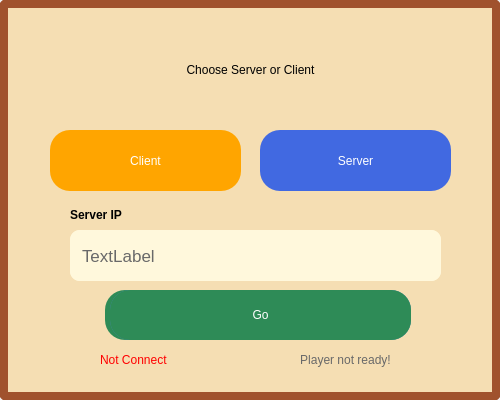
<?xml version="1.0" encoding="UTF-8"?>
<ui version="4.0">
 <class>role</class>
 <widget class="QMainWindow" name="role">
  <property name="geometry">
   <rect>
    <x>0</x>
    <y>0</y>
    <width>500</width>
    <height>400</height>
   </rect>
  </property>
  <property name="minimumSize">
   <size>
    <width>500</width>
    <height>400</height>
   </size>
  </property>
  <property name="maximumSize">
   <size>
    <width>500</width>
    <height>400</height>
   </size>
  </property>
  <property name="windowTitle">
   <string>MainWindow</string>
  </property>
  <widget class="QWidget" name="centralwidget">
   <widget class="QLabel" name="label">
    <property name="geometry">
     <rect>
      <x>0</x>
      <y>0</y>
      <width>500</width>
      <height>400</height>
     </rect>
    </property>
    <property name="minimumSize">
     <size>
      <width>500</width>
      <height>400</height>
     </size>
    </property>
    <property name="maximumSize">
     <size>
      <width>500</width>
      <height>400</height>
     </size>
    </property>
    <property name="styleSheet">
     <string notr="true">background-color:#F5DEB3;
border:8px solid;
border-radius:5px;
border-color:#A0522D;</string>
    </property>
    <property name="text">
     <string/>
    </property>
   </widget>
   <widget class="QLabel" name="label_2">
    <property name="geometry">
     <rect>
      <x>70</x>
      <y>30</y>
      <width>361</width>
      <height>81</height>
     </rect>
    </property>
    <property name="styleSheet">
     <string notr="true">font: 700 14pt &quot;Sitka Subheading&quot;;
border-image: url(:/label.png);
padding-bottom:2px;
color:#000;
</string>
    </property>
    <property name="text">
     <string>Choose Server or Client</string>
    </property>
    <property name="alignment">
     <set>Qt::AlignCenter</set>
    </property>
   </widget>
   <widget class="QPushButton" name="server_btn">
    <property name="geometry">
     <rect>
      <x>260</x>
      <y>130</y>
      <width>191</width>
      <height>61</height>
     </rect>
    </property>
    <property name="cursor">
     <cursorShape>PointingHandCursor</cursorShape>
    </property>
    <property name="styleSheet">
     <string notr="true">QPushButton{
border-radius:20px;
color:#fff;
font: 12pt &quot;MS Reference Sans Serif&quot;;
background-color:#4169E1;
}
QPushButton:hover{
font: 14pt &quot;MS Reference Sans Serif&quot;;
}

</string>
    </property>
    <property name="text">
     <string>Server</string>
    </property>
   </widget>
   <widget class="QPushButton" name="client_btn">
    <property name="geometry">
     <rect>
      <x>50</x>
      <y>130</y>
      <width>191</width>
      <height>61</height>
     </rect>
    </property>
    <property name="cursor">
     <cursorShape>PointingHandCursor</cursorShape>
    </property>
    <property name="styleSheet">
     <string notr="true">QPushButton{
border-radius:20px;
color:#fff;
font: 12pt &quot;MS Reference Sans Serif&quot;;
background-color:#FFA500;
}
QPushButton:hover{
font: 14pt &quot;MS Reference Sans Serif&quot;;
}

</string>
    </property>
    <property name="text">
     <string>Client</string>
    </property>
   </widget>
   <widget class="QLabel" name="label_server">
    <property name="geometry">
     <rect>
      <x>70</x>
      <y>200</y>
      <width>91</width>
      <height>30</height>
     </rect>
    </property>
    <property name="styleSheet">
     <string notr="true">color:#000;
font: 11pt &quot;MS Serif&quot;;
font-weight:800;</string>
    </property>
    <property name="text">
     <string>Server IP</string>
    </property>
   </widget>
   <widget class="QLineEdit" name="getip_edt">
    <property name="geometry">
     <rect>
      <x>70</x>
      <y>230</y>
      <width>371</width>
      <height>51</height>
     </rect>
    </property>
    <property name="styleSheet">
     <string notr="true">border-radius:5px;
padding-left:8px;
border-radius:10px;
color:#00000;
background-color:#FFF8DC;
font-size:17px;</string>
    </property>
    <property name="placeholderText">
     <string>Enter server IP</string>
    </property>
   </widget>
   <widget class="QLabel" name="setip_lbl">
    <property name="geometry">
     <rect>
      <x>70</x>
      <y>230</y>
      <width>371</width>
      <height>51</height>
     </rect>
    </property>
    <property name="styleSheet">
     <string notr="true">border-radius:5px;
padding-left:8px;
border-radius:10px;
color:#696969;
background-color:#FFF8DC;
font-size:17px;</string>
    </property>
    <property name="text">
     <string>TextLabel</string>
    </property>
   </widget>
   <widget class="QPushButton" name="connect_btn">
    <property name="geometry">
     <rect>
      <x>105</x>
      <y>290</y>
      <width>290</width>
      <height>50</height>
     </rect>
    </property>
    <property name="cursor">
     <cursorShape>PointingHandCursor</cursorShape>
    </property>
    <property name="styleSheet">
     <string notr="true">QPushButton{
border-radius:20px;
color:#fff;
font: 12pt &quot;MS Reference Sans Serif&quot;;
background-color:#2E8B57;
}
QPushButton:hover{
background-color:#3CB371;
}

</string>
    </property>
    <property name="text">
     <string>Connect</string>
    </property>
   </widget>
   <widget class="QLabel" name="label_temp">
    <property name="geometry">
     <rect>
      <x>100</x>
      <y>350</y>
      <width>141</width>
      <height>20</height>
     </rect>
    </property>
    <property name="styleSheet">
     <string notr="true">font: 600 14pt &quot;Sitka Banner Semibold&quot;;
color:#FF0000;</string>
    </property>
    <property name="text">
     <string>Not Connect</string>
    </property>
   </widget>
   <widget class="QPushButton" name="wait_btn">
    <property name="geometry">
     <rect>
      <x>110</x>
      <y>290</y>
      <width>301</width>
      <height>50</height>
     </rect>
    </property>
    <property name="cursor">
     <cursorShape>PointingHandCursor</cursorShape>
    </property>
    <property name="styleSheet">
     <string notr="true">QPushButton{
border-radius:20px;
color:#fff;
font: 12pt &quot;MS Reference Sans Serif&quot;;
background-color:#4682B4;
}
QPushButton:hover{
background-color:#6495ED;
}

</string>
    </property>
    <property name="text">
     <string>connect</string>
    </property>
   </widget>
   <widget class="QLabel" name="showUsername_lbl">
    <property name="geometry">
     <rect>
      <x>260</x>
      <y>350</y>
      <width>171</width>
      <height>20</height>
     </rect>
    </property>
    <property name="styleSheet">
     <string notr="true">font: 600 14pt &quot;Sitka Banner Semibold&quot;;
color:#696969;</string>
    </property>
    <property name="text">
     <string>Player not ready!</string>
    </property>
    <property name="alignment">
     <set>Qt::AlignCenter</set>
    </property>
   </widget>
   <widget class="QPushButton" name="go_btn">
    <property name="geometry">
     <rect>
      <x>110</x>
      <y>290</y>
      <width>301</width>
      <height>50</height>
     </rect>
    </property>
    <property name="cursor">
     <cursorShape>PointingHandCursor</cursorShape>
    </property>
    <property name="styleSheet">
     <string notr="true">QPushButton{
border-radius:20px;
color:#fff;
font: 12pt &quot;MS Reference Sans Serif&quot;;
background-color:#2E8B57;
}
QPushButton:hover{
background-color:#3CB371;
}

</string>
    </property>
    <property name="text">
     <string>Go</string>
    </property>
   </widget>
  </widget>
 </widget>
 <resources/>
 <connections/>
</ui>
